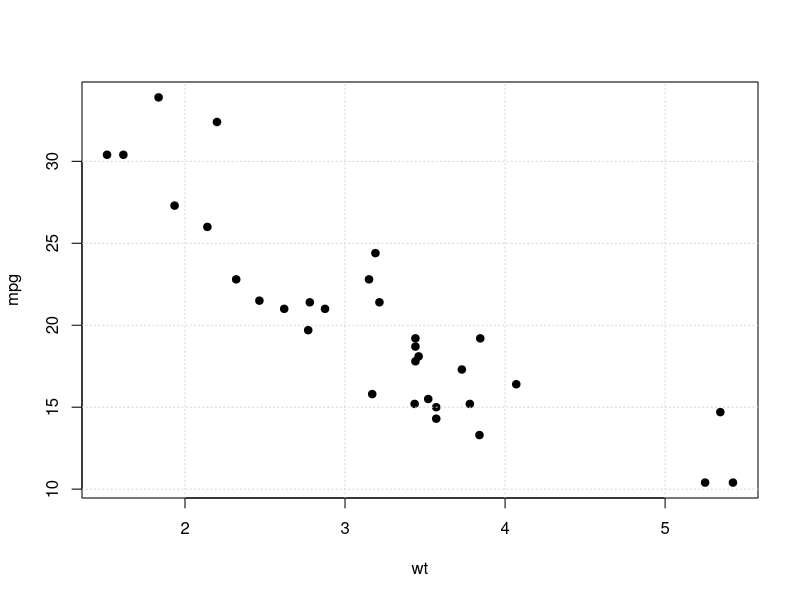
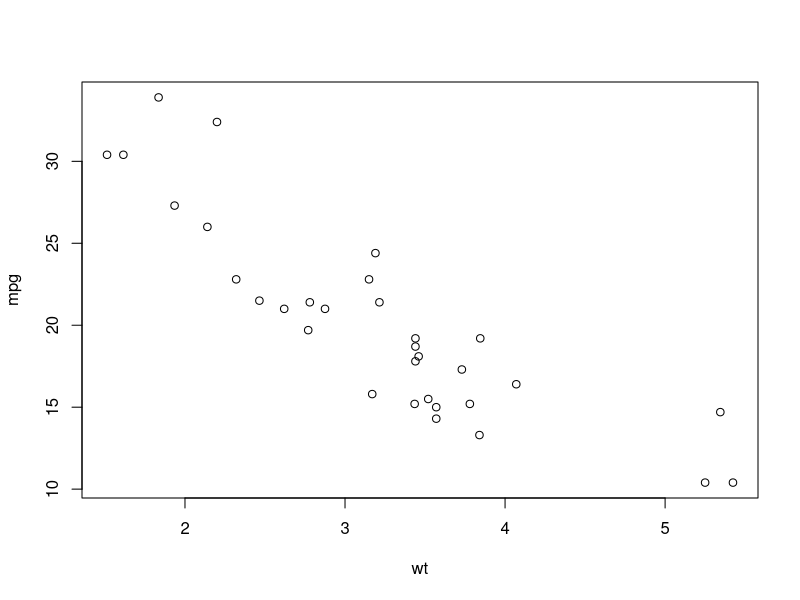
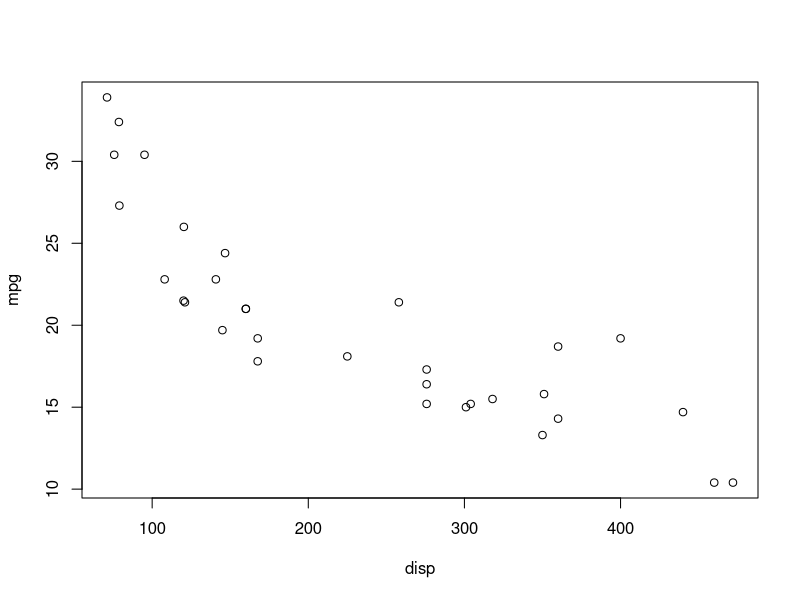
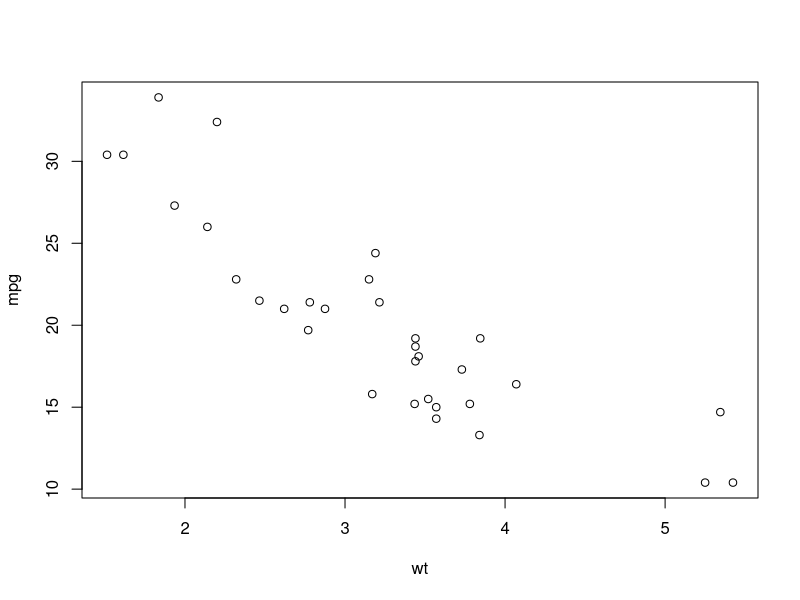
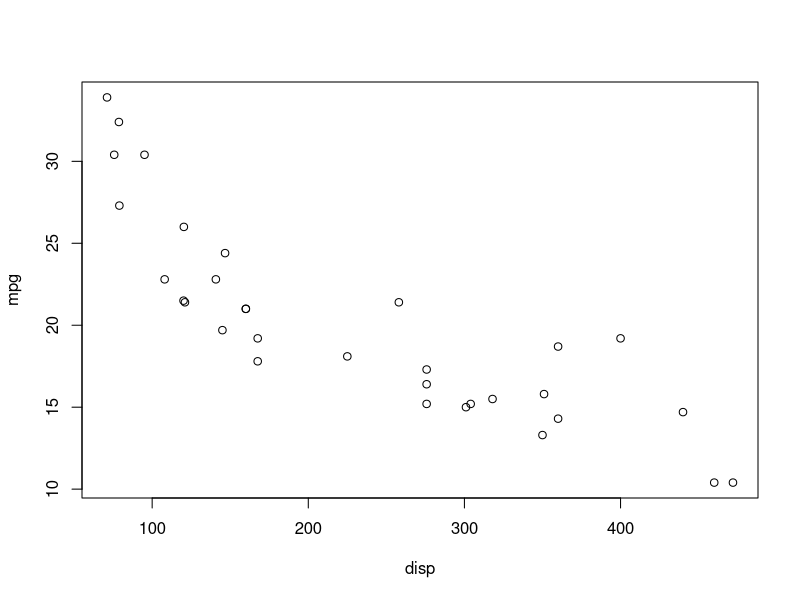

Here is the R script that generated these plots, in order:
## ---- chunk 1
knitr::opts_chunk$set(echo = TRUE)
## ---- chunk 2
data(mtcars)
## ---- chunk 3
head(mtcars)
## ---- chunk 4
plot(mpg~wt,data=mtcars,pch=19)
grid()
## ---- chunk 5
cor(mtcars$mpg,mtcars$wt)
## ---- chunk 6
model1 <- lm(mpg ~ wt, data = mtcars)

summary(model1)
## ---- chunk 7
newData=data.frame(wt=3.050, disp=122)
print(predict(model1,newData,interval='predict'))
## ---- chunk 8
model2 <- lm(mpg ~ disp, data = mtcars)
summary(model2)
## ---- chunk 9
plot(mpg ~ wt+disp, data = mtcars)
## ---- chunk 10
model3= lm(mpg ~ wt+disp, data = mtcars)
summary(model3)
## ---- chunk 11
plot(mpg ~ wt+disp, data=mtcars)
## ---- chunk 12
summary(model3)
## ---- chunk 13
anova_result <- anova(model1, model3)
print(anova_result)
